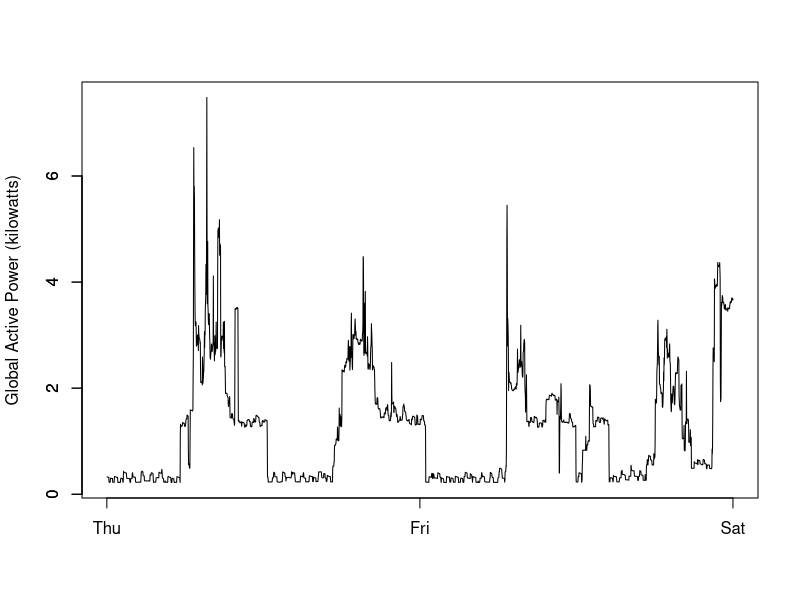

Generate this figure with R:
png(filename = "plot2.png",width = 480, height = 480, units = "px")
dt <- read.csv("household_power_consumption.txt",sep=";")
dt <- dt[dt$Date %in% c('2/2/2007','1/2/2007'),]
plot(dt$Global_active_power, type="l", ylab="Global Active Power (kilowatts)", xlab="", xaxt='n')
axis(2, at=c(0,2,4,6))
axis(1, labels=c("Thu", "Fri", "Sat"), at=c(0,1440,2880))
dev.off()